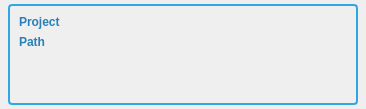
<?xml version="1.0" encoding="UTF-8"?>
<ui version="4.0">
 <class>ListItemWidget</class>
 <widget class="QWidget" name="ListItemWidget">
  <property name="geometry">
   <rect>
    <x>0</x>
    <y>0</y>
    <width>366</width>
    <height>109</height>
   </rect>
  </property>
  <property name="windowTitle">
   <string>Form</string>
  </property>
  <layout class="QHBoxLayout" name="horizontalLayout_3">
   <property name="spacing">
    <number>1</number>
   </property>
   <property name="leftMargin">
    <number>8</number>
   </property>
   <property name="topMargin">
    <number>4</number>
   </property>
   <property name="rightMargin">
    <number>8</number>
   </property>
   <property name="bottomMargin">
    <number>4</number>
   </property>
   <item>
    <widget class="QFrame" name="box">
     <property name="styleSheet">
      <string notr="true">#box { border-width: 2px;
           border-radius: 4px;
           border-color: rgb(48, 167, 227);
           border-style: solid;
}</string>
     </property>
     <property name="frameShape">
      <enum>QFrame::NoFrame</enum>
     </property>
     <layout class="QHBoxLayout" name="horizontalLayout">
      <item>
       <layout class="QFormLayout" name="data_layout">
        <item row="0" column="0">
         <widget class="QLabel" name="project_label">
          <property name="styleSheet">
           <string notr="true">font-weight: bold;
color: rgb(41, 128, 185);</string>
          </property>
          <property name="text">
           <string>Project</string>
          </property>
         </widget>
        </item>
        <item row="0" column="1">
         <widget class="QLabel" name="project">
          <property name="text">
           <string/>
          </property>
         </widget>
        </item>
        <item row="1" column="0">
         <widget class="QLabel" name="path_label">
          <property name="styleSheet">
           <string notr="true">font-weight: bold;
color: rgb(41, 128, 185);</string>
          </property>
          <property name="text">
           <string>Path</string>
          </property>
         </widget>
        </item>
        <item row="1" column="1">
         <widget class="QLabel" name="path">
          <property name="text">
           <string/>
          </property>
         </widget>
        </item>
       </layout>
      </item>
     </layout>
    </widget>
   </item>
  </layout>
 </widget>
 <resources>
  <include location="resources.qrc"/>
 </resources>
 <connections/>
</ui>
